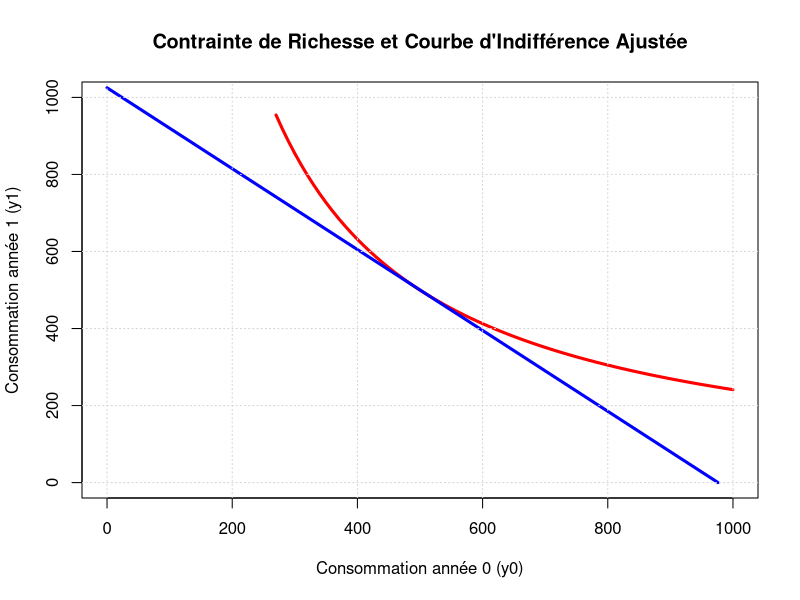

The R script that drew this image:
## ---- chunk 1
# GSF-6028
# THÉORIE FINANCIERE

library(ggplot2)
y0=500
y1=500
taux_interet=0.05

W0 <- y0 + y1 / (1 + taux_interet)


x_ajuste <- seq(0, W0, length.out = 100)  
y_ajuste <- (W0 - x_ajuste) * (1 + taux_interet)  




df <- data.frame(x_ajuste, y_ajuste)

c0_budget <- W0 / 2
c1_budget <- (W0 - c0_budget) * (1 + taux_interet)
utilite_log <- function(c0, c1) {

  return(log(c0) + (1/(1+taux_interet))*log(c1))
}

utilite_realisable <- utilite_log(c0_budget, c1_budget)

trouver_c1_pour_utilite_fixe <- function(c0, utilite_fixe) {
  f <- function(c1) utilite_log(c0, c1) - utilite_fixe
  tryCatch({
    return(uniroot(f, c(0.1, W0))$root)
  }, error=function(e) {
    return(NaN)
  })
}

c0_points <- seq(0, 1000, by = 10)
c1_points_realisable <- sapply(c0_points, function(c0) trouver_c1_pour_utilite_fixe(c0, utilite_realisable))

c0_points_filtered <- c0_points[!is.nan(c1_points_realisable)]
c1_points_filtered <- c1_points_realisable[!is.nan(c1_points_realisable)]

plot(c0_points_filtered, c1_points_filtered, type = "l", col = "red", 
     xlab = "Consommation année 0 (y0)", ylab = "Consommation année 1 (y1)",
     main = "Contrainte de Richesse et Courbe d'Indifférence Ajustée",xlim = c(0,1000),ylim = c(0,1000),lwd=3)
lines(x_ajuste,y_ajuste,lwd=3,col="blue")
grid()

